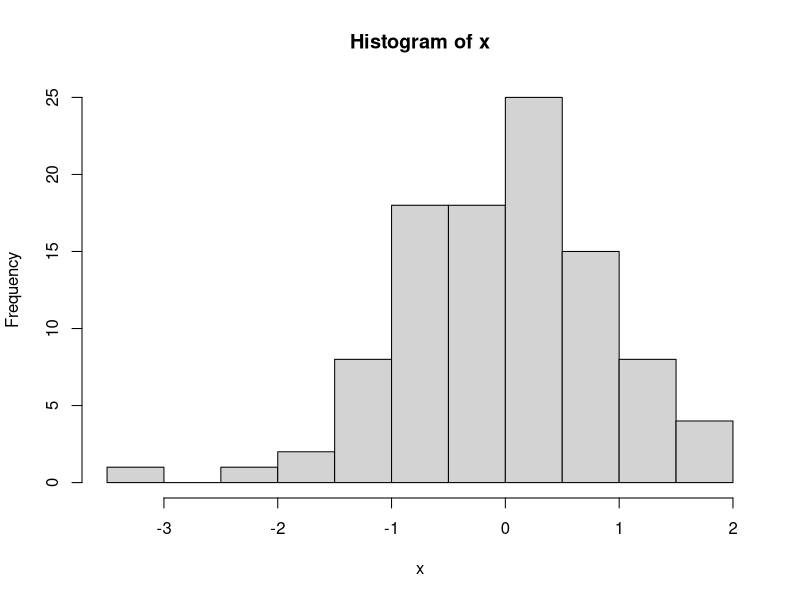
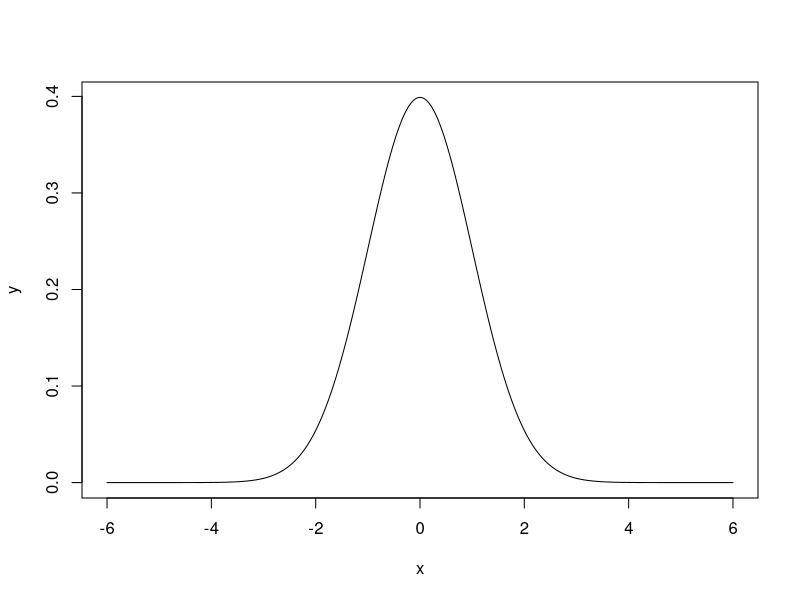

Generate these figures, in order, with R:
# Distribuição Normal

# Configurando o diretório de trabalho
# Coloque entre aspas o diretório de trabalho que você está usando no seu computador
# Não use diretórios com espaço no nome
setwd("~/Cursos/DSA/FCD/BigDataRAzure/Cap09")

# Para saber qual diretório estou trabalhando
getwd()


# Lista de pacotes base carregados
search()


# A Distribuição Normal, ou Gaussiana, é a mais importante distribuição contínua. 
# Isso por conta de vários fatores, entre eles, o teorema central do limite, o qual é um resultado essencial 
# em aplicações práticas e teóricas, pois garante que, mesmo que os dados não sejam distribuídos segundo uma normal, 
# a média dos dados converge para uma distribuição normal conforme o número de dados aumenta.

# O R inclui funcionalidades para operações com distribuições de probabilidades. 
# Para cada distribuição há 4 operações básicas indicadas pelas letras:

# d: calcula a densidade de probabilidade f(x) no ponto
# p: calcula a função de probabilidade acumulada F(x) no ponto
# q: calcula o quantil correspondente a uma dada probabilidade
# r: retira uma amostra da distribuição

# Para utlizar as funções combina-se uma das letras acima com uma abreviatura do nome da distribuição. 
# Por exemplo, para calcular probabilidades usamos: pnorm para normal, pexp para exponencial, 
# pbinom para binomial, ppois para Poisson e assim por diante.

# x <- rnorm(n, mean, sd)
# Onde n é o tamanho da amostra e mean e sd são parâmetros opcionais relacionados à média e desvio padrão, 
# respectivamente.

# Distribuição Normal
?rnorm
x <- rnorm(100)
hist(x)

# Densidade
# # Observe que o gráfico gerado assemelha-se a uma Gaussiana e não apresenta assimentria. 
# Quando o gráfico da distribuição possui tal forma, há grandes chances de se tratar de uma distribuição normal.
x <- seq(-6, 6, by=0.01)
y <- dnorm(x)
plot(x, y, type="l")

# Sair
q()

